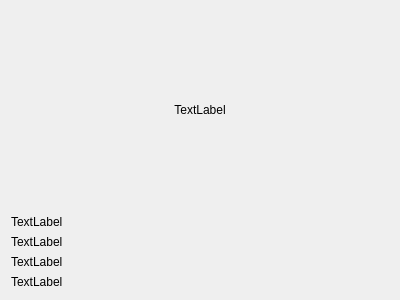
<?xml version="1.0" encoding="UTF-8"?>
<ui version="4.0">
 <class>ThumbnailWidget</class>
 <widget class="QWidget" name="ThumbnailWidget">
  <property name="geometry">
   <rect>
    <x>0</x>
    <y>0</y>
    <width>400</width>
    <height>300</height>
   </rect>
  </property>
  <property name="minimumSize">
   <size>
    <width>400</width>
    <height>300</height>
   </size>
  </property>
  <property name="cursor">
   <cursorShape>ArrowCursor</cursorShape>
  </property>
  <property name="windowTitle">
   <string>Form</string>
  </property>
  <property name="autoFillBackground">
   <bool>false</bool>
  </property>
  <property name="styleSheet">
   <string notr="true"/>
  </property>
  <layout class="QVBoxLayout" name="verticalLayout">
   <item>
    <widget class="ClickableLabel" name="thumbnailLabel">
     <property name="sizePolicy">
      <sizepolicy hsizetype="Expanding" vsizetype="Expanding">
       <horstretch>0</horstretch>
       <verstretch>0</verstretch>
      </sizepolicy>
     </property>
     <property name="cursor">
      <cursorShape>PointingHandCursor</cursorShape>
     </property>
     <property name="styleSheet">
      <string notr="true"/>
     </property>
     <property name="text">
      <string>TextLabel</string>
     </property>
     <property name="scaledContents">
      <bool>true</bool>
     </property>
     <property name="alignment">
      <set>Qt::AlignmentFlag::AlignCenter</set>
     </property>
    </widget>
   </item>
   <item>
    <widget class="QLabel" name="nameLabel">
     <property name="text">
      <string>TextLabel</string>
     </property>
    </widget>
   </item>
   <item>
    <widget class="QLabel" name="descriptionLabel">
     <property name="text">
      <string>TextLabel</string>
     </property>
     <property name="alignment">
      <set>Qt::AlignmentFlag::AlignLeading|Qt::AlignmentFlag::AlignLeft|Qt::AlignmentFlag::AlignTop</set>
     </property>
    </widget>
   </item>
   <item>
    <widget class="QLabel" name="dateLabel">
     <property name="text">
      <string>TextLabel</string>
     </property>
    </widget>
   </item>
   <item>
    <widget class="QLabel" name="creatorLabel">
     <property name="text">
      <string>TextLabel</string>
     </property>
    </widget>
   </item>
  </layout>
 </widget>
 <customwidgets>
  <customwidget>
   <class>ClickableLabel</class>
   <extends>QLabel</extends>
   <header>clickablelabel.h</header>
  </customwidget>
 </customwidgets>
 <resources/>
 <connections/>
</ui>
